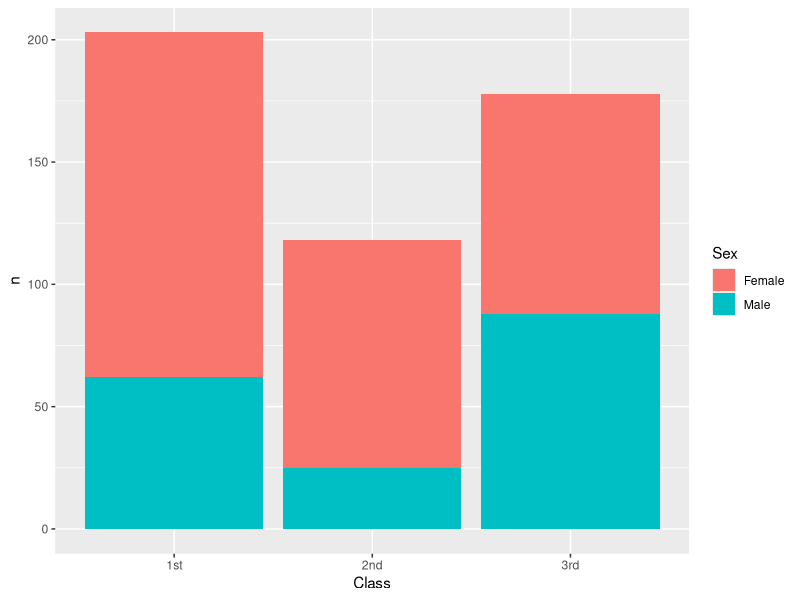
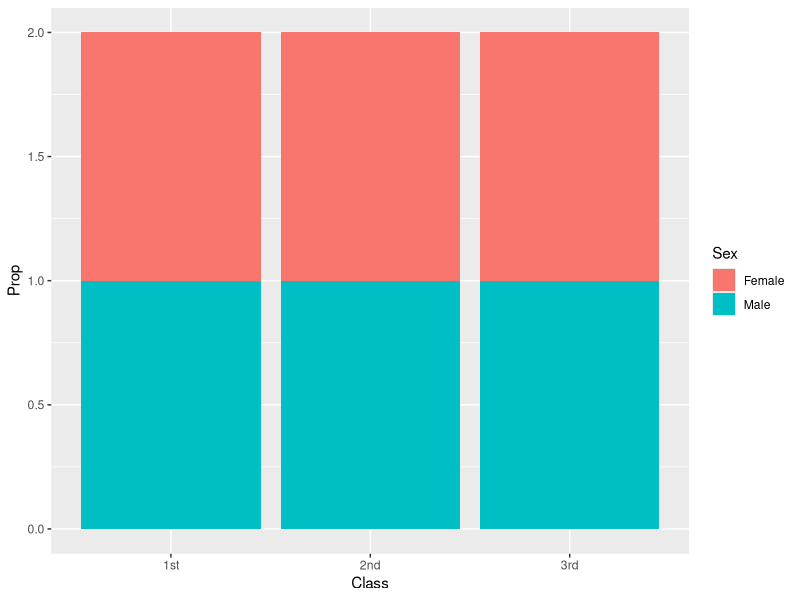
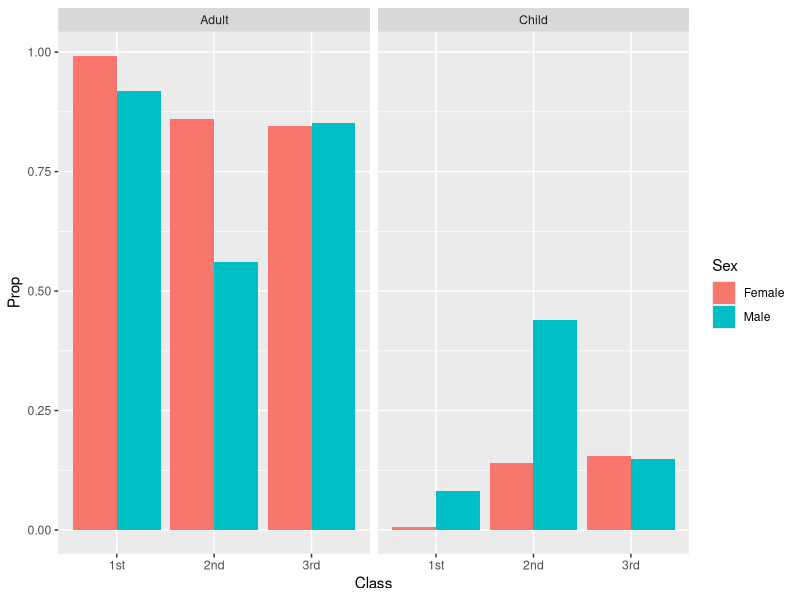

The R source for these figures, in order:
## ---- chunk 1
library(tidyverse)

df_titanic <- as_tibble(Titanic)
## ---- chunk 2
## TASK: Perform a `glimpse` of df_titanic
glimpse(df_titanic)
## ---- chunk 3
## NOTE: No need to edit! We'll cover how to
## do this calculation in a later exercise.
df_titanic %>% summarize(total = sum(n))
## ---- chunk 4
## TASK: Visualize counts against `Class` and `Sex`


df_q3 <- df_titanic %>%
  group_by(Sex, Survived, Class) %>% 
  filter(Class != "Crew", Survived != "No")
df_q3

ggplot(df_q3, aes(x = Class, y = n, fill = Sex)) +
  geom_col()




## ---- chunk 5
## NOTE: No need to edit! We'll cover how to
## do this calculation in a later exercise.
df_prop <-
  df_titanic %>%
  group_by(Class, Sex, Age) %>%
  mutate(
    Total = sum(n),
    Prop = n / Total
  ) %>%
  ungroup()
df_prop
## ---- chunk 6


df_q4 <- df_titanic %>%
  group_by(Sex, Survived, Class) %>% 
  filter(Class != "Crew", Survived != "No") %>% 
  mutate(
    Total = sum(n),
    Prop = n / Total
  ) %>%
  ungroup()
  
df_q4

ggplot(df_q4, aes(x = Class, y = Prop, fill = Sex)) +
  geom_col()



## ---- chunk 7

df_q5 <- df_titanic %>%
  filter(Class != "Crew", Survived != "No") %>%  
  group_by(Sex, Survived, Class) %>%  
  mutate(
    Total = sum(n),  
    Prop = n / Total  
  ) %>% 
  ungroup()

df_q5

ggplot(df_q5, aes(x = Class, y = Prop, fill = Sex)) +
  geom_col(position = "dodge") +
  facet_wrap(~Age)

